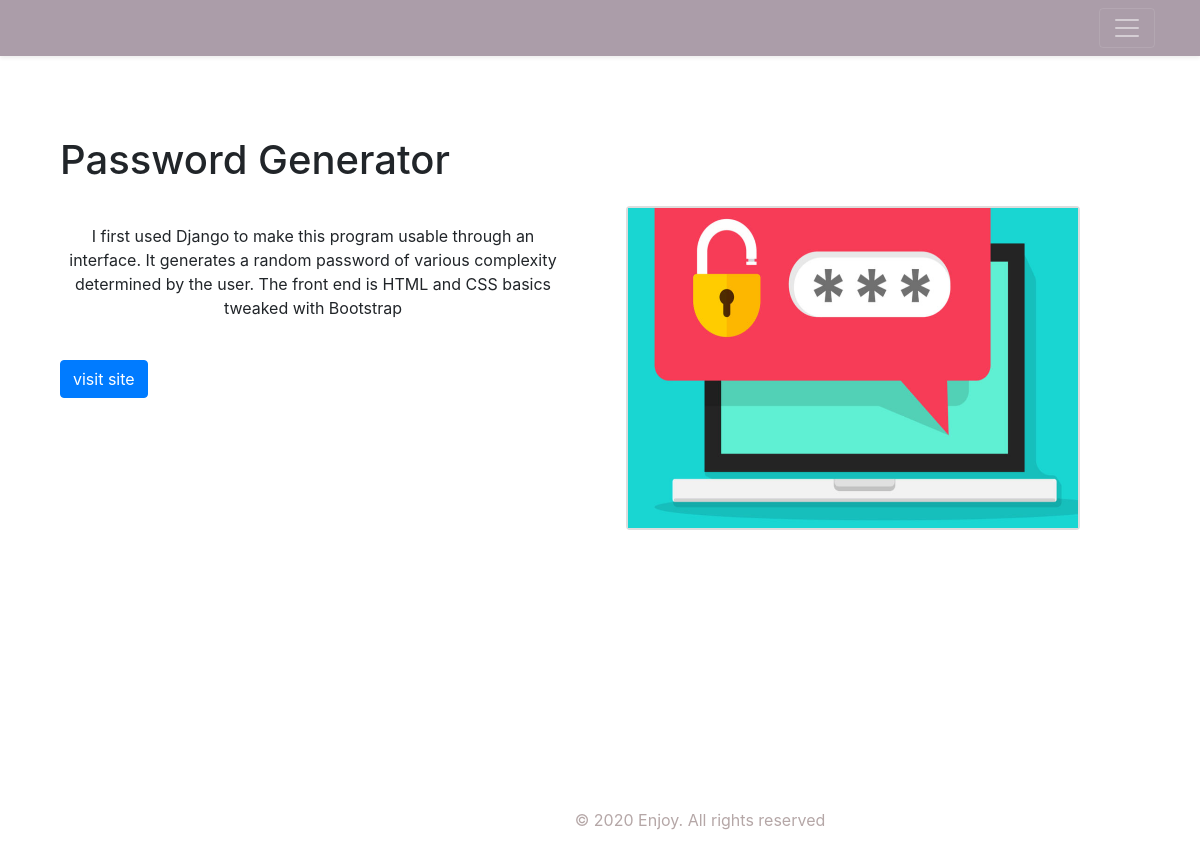
Page /2/ on the committed database.
### portfolio/models.py (models this page shows, shortened)
class Project(models.Model):
    title = models.CharField(max_length=100)
    description = models.TextField(max_length=2000)
    image = models.ImageField(upload_to='portfolio/images/')
    url = models.URLField(blank=True)

### portfolio/views.py (the view)
# urls.py: path('<int:project_id>/', views.project_detail, name= 'project_detail'),
def project_detail(request, project_id):
    project= get_object_or_404(Project, pk=project_id)
    return render(request, 'portfolio/portfolio_detail.html', {'project':project})

### portfolio/templates/portfolio/portfolio_detail.html (shortened to what this page needs)
{% extends 'portfolio/base.html' %}
{% block content %}
<div class="footer_padding">
  <div class="projectimage">
    <a href="{{ project.url }}" target="_blank" style="color:#252529; text-decoration: none;"><img src="{{ project.image.url }}" height="320" width="450"></a>
  </div>
  <h1 class="pr_title">{{ project.title }}</h1>
  <p class="pr_description">{{ project.description|safe }}</p>
  {% if project.title == 'TicTacToe Game' %}
  <a class="li_nk" href="{{ project.url }}" target="_blank"><p class='btn btn-primary'>play game</p></a>
  {% else %}
  <a class="li_nk" href="{{ project.url }}" target="_blank"><p class='btn btn-primary'>visit site</p></a>
  {% endif %}
</div>
<br>
<br>
<br>
<br>
<br>
<br>
<footer style="bottom: 0;"class="footer_detail">
  <div class="container">
    <p>© 2020 Enjoy. All rights reserved</p>
  </div>
</footer>
{% endblock %}

### portfolio/static/css/master.css (style rules this page uses)
p { text-align: center; }
.pr_title { margin-top: 80px; margin-bottom: 40px; margin-right: 30px; margin-left: 60px; }
.pr_description { margin-top: 0px; margin-bottom: 40px; margin-right: 30px; margin-left: 60px; }
.li_nk { margin-top: 0px; margin-bottom: 40px; margin-right: 30px; margin-left: 60px; }
.projectimage { border: 2px solid #ddd; border-radius: 4px; float: right; margin-top: 70px; margin-bottom: 40px; margin-right: 120px; margin-left: 60px; }
.footer_padding { padding-bottom: 250px; }
.footer_detail { bottom: 0; margin-left: 200px; color: #b5a7a7; }

### rows in the picture
Project: image (picture), title "Password Generator", description "I first used Django to make this program usable through an interface. It generates a random password of various complexity determined by the user. The front end is HTML and CSS basics tweaked with Bootstrap"
